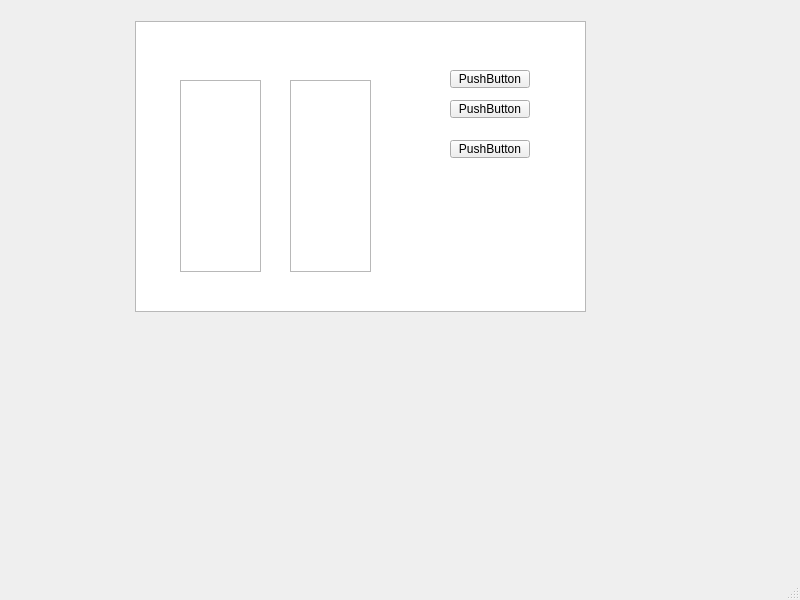
<?xml version="1.0" encoding="UTF-8"?>
<ui version="4.0">
 <class>MainWindow</class>
 <widget class="QMainWindow" name="MainWindow">
  <property name="geometry">
   <rect>
    <x>0</x>
    <y>0</y>
    <width>800</width>
    <height>600</height>
   </rect>
  </property>
  <property name="windowTitle">
   <string>MainWindow</string>
  </property>
  <widget class="QWidget" name="centralwidget">
   <widget class="QTableWidget" name="tableWidget">
    <property name="geometry">
     <rect>
      <x>135</x>
      <y>21</y>
      <width>451</width>
      <height>291</height>
     </rect>
    </property>
   </widget>
   <widget class="QTableView" name="tableNoQty">
    <property name="geometry">
     <rect>
      <x>180</x>
      <y>80</y>
      <width>81</width>
      <height>192</height>
     </rect>
    </property>
   </widget>
   <widget class="QTableView" name="tableWithQty">
    <property name="geometry">
     <rect>
      <x>290</x>
      <y>80</y>
      <width>81</width>
      <height>192</height>
     </rect>
    </property>
   </widget>
   <widget class="QPushButton" name="btnLoad">
    <property name="geometry">
     <rect>
      <x>450</x>
      <y>70</y>
      <width>80</width>
      <height>18</height>
     </rect>
    </property>
    <property name="text">
     <string>PushButton</string>
    </property>
   </widget>
   <widget class="QPushButton" name="btnMerge">
    <property name="geometry">
     <rect>
      <x>450</x>
      <y>100</y>
      <width>80</width>
      <height>18</height>
     </rect>
    </property>
    <property name="text">
     <string>PushButton</string>
    </property>
   </widget>
   <widget class="QPushButton" name="btnSave">
    <property name="geometry">
     <rect>
      <x>450</x>
      <y>140</y>
      <width>80</width>
      <height>18</height>
     </rect>
    </property>
    <property name="text">
     <string>PushButton</string>
    </property>
   </widget>
  </widget>
  <widget class="QMenuBar" name="menubar">
   <property name="geometry">
    <rect>
     <x>0</x>
     <y>0</y>
     <width>800</width>
     <height>17</height>
    </rect>
   </property>
  </widget>
  <widget class="QStatusBar" name="statusbar"/>
 </widget>
 <resources/>
 <connections/>
</ui>
